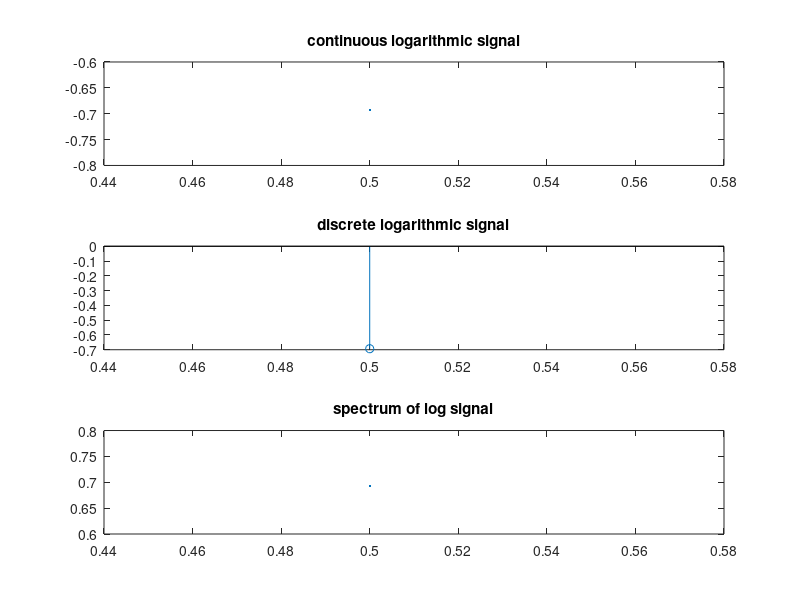

MATLAB code to generate this figure:
%Generation of log signal
clc;
close all;
clear all;
x=0.5;
y=log(x);
u=abs(fft(y));
subplot(311)
plot(x,y);
title('continuous logarithmic signal')
subplot(312)
stem(x,y)
title('discrete logarithmic signal')
subplot(313)
plot(x,u)
title('spectrum of log signal')